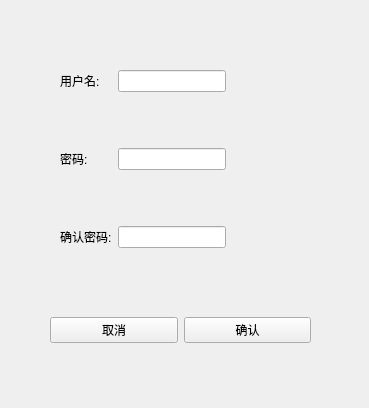
<?xml version="1.0" encoding="UTF-8"?>
<ui version="4.0">
 <class>Register</class>
 <widget class="QWidget" name="Register">
  <property name="geometry">
   <rect>
    <x>0</x>
    <y>0</y>
    <width>369</width>
    <height>408</height>
   </rect>
  </property>
  <property name="windowTitle">
   <string>Form</string>
  </property>
  <widget class="QWidget" name="gridLayoutWidget">
   <property name="geometry">
    <rect>
     <x>60</x>
     <y>20</y>
     <width>241</width>
     <height>281</height>
    </rect>
   </property>
   <layout class="QGridLayout" name="gridLayout">
    <item row="0" column="0">
     <widget class="QLabel" name="label">
      <property name="text">
       <string>用户名:</string>
      </property>
     </widget>
    </item>
    <item row="0" column="1">
     <widget class="QLineEdit" name="usernameEdit"/>
    </item>
    <item row="2" column="0">
     <widget class="QLabel" name="label_3">
      <property name="text">
       <string>确认密码:</string>
      </property>
     </widget>
    </item>
    <item row="1" column="1">
     <widget class="QLineEdit" name="passwdEdit">
      <property name="echoMode">
       <enum>QLineEdit::Password</enum>
      </property>
     </widget>
    </item>
    <item row="2" column="1">
     <widget class="QLineEdit" name="conpwEdit">
      <property name="echoMode">
       <enum>QLineEdit::Password</enum>
      </property>
     </widget>
    </item>
    <item row="1" column="0">
     <widget class="QLabel" name="label_2">
      <property name="text">
       <string>密码:</string>
      </property>
     </widget>
    </item>
    <item row="0" column="2">
     <spacer name="horizontalSpacer">
      <property name="orientation">
       <enum>Qt::Horizontal</enum>
      </property>
      <property name="sizeHint" stdset="0">
       <size>
        <width>40</width>
        <height>20</height>
       </size>
      </property>
     </spacer>
    </item>
    <item row="1" column="2">
     <spacer name="horizontalSpacer_2">
      <property name="orientation">
       <enum>Qt::Horizontal</enum>
      </property>
      <property name="sizeHint" stdset="0">
       <size>
        <width>40</width>
        <height>20</height>
       </size>
      </property>
     </spacer>
    </item>
    <item row="2" column="2">
     <spacer name="horizontalSpacer_3">
      <property name="orientation">
       <enum>Qt::Horizontal</enum>
      </property>
      <property name="sizeHint" stdset="0">
       <size>
        <width>40</width>
        <height>20</height>
       </size>
      </property>
     </spacer>
    </item>
   </layout>
  </widget>
  <widget class="QWidget" name="gridLayoutWidget_2">
   <property name="geometry">
    <rect>
     <x>50</x>
     <y>260</y>
     <width>261</width>
     <height>141</height>
    </rect>
   </property>
   <layout class="QGridLayout" name="gridLayout_2">
    <item row="0" column="1">
     <widget class="QPushButton" name="yesButton">
      <property name="text">
       <string>确认</string>
      </property>
     </widget>
    </item>
    <item row="0" column="0">
     <widget class="QPushButton" name="noButton">
      <property name="text">
       <string>取消</string>
      </property>
     </widget>
    </item>
   </layout>
  </widget>
 </widget>
 <resources/>
 <connections/>
</ui>
